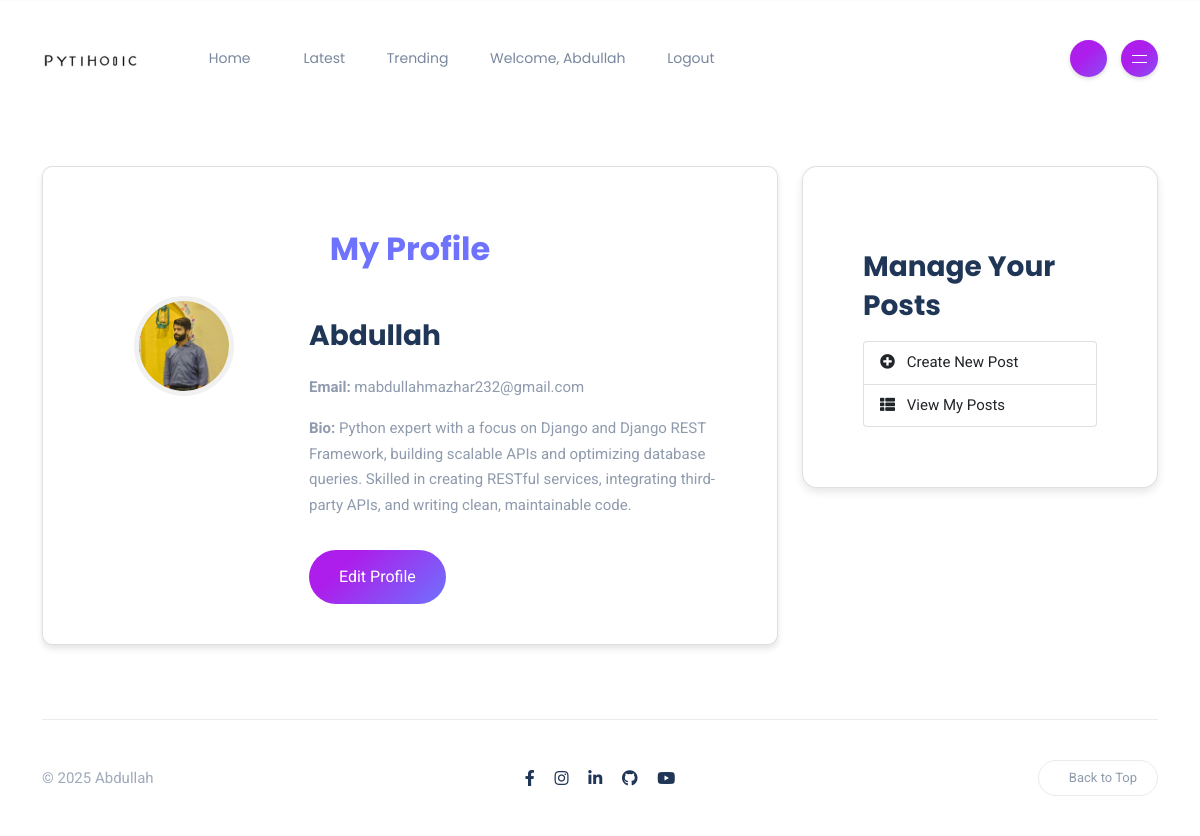
Screenshot of /profile/ (signed in) with the database file from the repository.
### blog/models.py (models this page shows)
class User(AbstractUser):
    name = models.CharField(max_length=255, blank=True, null=True)
    bio = models.TextField(blank=True, null=True)
    image = models.ImageField(upload_to='profile_images/', blank=True, null=True)
    def __str__(self):
        return self.username.capitalize()

### blog/views.py (the view)
# urls.py: path('profile/', profile, name='profile'),
@login_required
def profile(request):
    return render(request, "user/profile.html", context={"user": request.user})

### blog/context_processors.py (called while the page is built)
def categories(request):
    categories = Category.objects.values("slug", "name")[:5]
    return {'categories': categories}

### blog/templates/user/profile.html
{% extends 'base.html' %}
{% load static %}
{% block content %}
<div class="container mt-5">
    <div class="row justify-content-center">
        <div class="col-md-8">
            <div class="card profile-card mb-4">
                <div class="card-body">
                    <h2 class="text-center mb-4">My Profile</h2>
                    <div class="row">
                        {% if user.image %}
                        <div class="col-md-4 text-center">
                            <img src="{{ user.image.url }}" class="rounded-circle profile-img mb-3" alt="Profile Image" style="width: 100px; height: 100px;">
                        </div>
                        {% endif %}
                        <div class="col-md-8">
                            <h3>{{ user.name }}</h3>
                            <p><strong>Email:</strong> {{ user.email }}</p>
                            <p><strong>Bio:</strong> {{ user.bio }}</p>
                            <a href="{% url 'edit_profile' %}" class="btn btn-primary mt-3">Edit Profile</a>
                        </div>
                    </div>
                </div>
            </div>
        </div>
<div class="col-md-4">
    <div class="card sidebar-card">
        <div class="card-body">
            <h3 class="sidebar-title mb-3">Manage Your Posts</h3>
            <div class="list-group">
                <a href="{% url 'create_post' %}" class="list-group-item list-group-item-action">
                    <i class="fas fa-plus-circle me-2"></i> Create New Post
                </a>
                <a href="{% url 'user_posts' %}" class="list-group-item list-group-item-action">
                    <i class="fas fa-th-list me-2"></i> View My Posts
                </a>
            </div>
        </div>
    </div>
</div>
    </div>
</div>
{% endblock %}

### blog/templates/base.html (shortened to what this page needs)
{% load static %}
<!DOCTYPE html>
<html lang="en">
<head>
    <link rel="stylesheet" href="{% static 'css/bootstrap.min.css' %}">
    <link rel="stylesheet" href="https://cdnjs.cloudflare.com/ajax/libs/font-awesome/5.15.3/css/all.min.css">
    <link rel=" stylesheet" href="{% static 'css/slick.css' %}">
    <link rel="stylesheet"
     href="https://cdnjs.cloudflare.com/ajax/libs/simple-line-icons/2.5.5/css/simple-line-icons.min.css">
    <link rel="stylesheet" href="{% static 'style.css' %}">
</head>
<body>
    <div class="site-wrapper">
        <header class="header-default">
            <nav class="navbar navbar-expand-lg">
                <div class="container-xl">
                    <a href="{% url 'home' %}" class="navbar-brand">
                        <img src="{% static 'images/py-logo.png' %}" alt="">
                    </a>
                    <div class="collapse navbar-collapse">
                        <ul class="navbar-nav mr-auto">
                            <li class="nav-item dropdown {% if request.path == '/' %}active{% endif %}">
                                <a href="{% url 'home' %}" class="nav-link dropdown-toggle">Home</a>
                            </li>
                            <li class="nav-item {% if request.path == '/blog/' %}active{% endif %}">
                                <a href="{% url 'blog_posts' %}" class="nav-link">Latest</a>
                            </li>
                            <li class="nav-item {% if '#trending-section' in request.path %}active{% endif %}">
                                <a href="{% url 'home' %}#trending-section" class="nav-link">Trending</a>
                            </li>
                            {% if user.is_authenticated %}
                                <li class="nav-item">
                                    <a href="{% url 'profile' %}" class="nav-link">Welcome, {{ user }}</a>
                                </li>
                                <li class="nav-item">
                                    <a href="{% url 'logout' %}" class="nav-link">Logout</a>
                                </li>
                            {% endif %}
                        </ul>
                    </div>
                    <div class="header-right">
                        <div class="header-buttons">
                            <button class="search icon-button">
                            </button>
                            <button class="burger-menu icon-button">
                                <span class="burger-icon"></span>
                            </button>
                        </div>
                    </div>
                </div>
            </nav>
        </header>
        {% block content %}
        {% endblock%}
    <footer>
        <div class="container-xl">
            <div class="footer-inner">
                <div class="row d-flex align-items-center gy-4">
                    <div class="col-md-4">
                        <span class="copyright">&copy; 2025 Abdullah </span>
                    </div>
                    <div class="col-md-4 text-center">
                        <ul class="social-icons list-unstyled list-inline mb-0">
                            <li class="list-inline-item">
                                <a href="">
                                    <i class="fab fa-facebook-f"></i>
                                </a>
                            </li>
                            <li class="list-inline-item">
                                <a href="#">
                                    <i class="fab fa-instagram"></i>
                                </a>
                            </li>
                            <li class="list-inline-item">
                                <a href="https://www.linkedin.com/in/muhammad-abdullah-mazhar/">
                                    <i class="fab fa-linkedin-in"></i>
                                </a>
                            </li>
                            <li class="list-inline-item">
                                <a href="#">
                                    <i class="fab fa-github"></i>
                                </a>
                            </li>
                            <li class="list-inline-item">
                                <a href="#">
                                    <i class="fab fa-youtube"></i>
                                </a>
                            </li>
                        </ul>
                    </div>
                    <div class="col-md-4">
                        <a href="#" id="return-to-top" class="float-md-end">
                            Back to Top
                        </a>
                    </div>
                </div>
            </div>
        </div>
    </footer>
</body>
</html>

### blog/static/style.css (style rules this page uses)
body { color: #8f9bad; background-color: #fff; font-family: 'Roboto', sans-serif; font-size: 15px; line-height: 1.7; overflow-x: hidden; -webkit-font-smoothing: antialiased; }
img { max-width: 100%; height: cover; }
.text-center { text-align: center; }
h1, h2, h3, h4, h5, h6 { color: #203656; font-family: 'Poppins', sans-serif; font-weight: 700; line-height: 1.4; margin: 20px 0; }
a { color: #ad1deb; outline: 0; text-decoration: none; transition: all 0.3s ease-in-out; }
.header-default { padding: 40px 0; position: relative; width: 100%; }
.header-default .navbar-nav { margin-left: 50px; }
.header-default.clone { position: fixed; top: 0; left: 0; background: #fff; border-bottom: 1px solid #ebebeb; right: 0; padding: 25px 0; transform: translateY(-100%); transition: 0.2s transform cubic-bezier(0.3, 0.73, 0.3, 0.7); z-index: 4; }
.navbar { padding: 0; }
.navbar-nav { font-family: 'Poppins', sans-serif; font-size: 14px; }
.navbar-nav .nav-link { padding: 0.439rem 1rem; color: #79889e; }
.navbar-brand { padding-top: 0; padding-bottom: 0; margin-right: 0; }
.dropdown-toggle::after { display: inline-block; margin-left: 5px; vertical-align: middle; font-size: 8px; border-top: transparent; border-right: transparent; border-bottom: 0; border-left: transparent; content: ""; font-family: "simple-line-icons"; }
.burger-icon::before, .burger-icon::after { content: ""; background: #fff; display: block; margin: auto; height: 1px; width: 15px; }
.burger-icon::before { margin-bottom: 6px; }
.burger-icon::after { margin-top: 6px; }
.header-right .header-buttons { display: inline-block; margin-left: 50px; }
.header-right .header-buttons button { margin-left: 10px; }
.header-right .header-buttons button:first-child { margin-left: 0; }
@media (min-width: 992px) { .navbar-expand-lg .navbar-nav .nav-link { padding-right: 1.3rem; padding-left: 1.3rem; } }
@media (min-width: 1200px) { .container-xl { max-width: 1140px; } }
button { transition: all 0.3s ease-in-out; }
.icon-button { color: #fff; border: 0; border-radius: 50%; background-color: #6e72fc; background-image: linear-gradient(315deg, #6e72fc 0%, #ad1deb 74%); background-size: auto 200%; display: inline-flex; justify-content: center; align-items: center; height: 37px; line-height: 39px; text-align: center; vertical-align: middle; width: 37px; box-shadow: 0px 2px 4px 0px rgba(0, 0, 0, 0.15); transition: all 0.2s ease-in-out; outline: none; }
.social-icons a { font-size: 16px; color: #203656; }
.social-icons li:not(:last-child) { margin-right: 1rem; }
.btn { color: #fff; border: 0; border-radius: 25px; font-family: 'Roboto', sans-serif; font-size: 14px; font-weight: 400; overflow: hidden; position: relative; display: inline-block; vertical-align: middle; white-space: nowrap; text-align: center; transition: all 0.3s ease-in-out; }
footer { margin-top: 50px; }
footer .footer-inner { border-top: 1px solid #ebebeb; padding: 40px 0; }
footer .footer-inner .copyright { color: #9faabb; }
#return-to-top { color: #8f9bad; font-size: 13px; border: 1px solid #ebebeb; text-decoration: none; border-radius: 25px; padding: 6px 20px; z-index: 4; transition: all 0.3s ease-in-out; }
.btn-primary { background: linear-gradient(315deg, #6e72fc 0%, #ad1deb 74%); color: #fff; border: none; border-radius: 30px; padding: 15px 30px; font-size: 16px; cursor: pointer; transition: all 0.3s ease-in-out; display: inline-block; text-align: center; }
.card { border-radius: 15px; box-shadow: 0 4px 8px rgba(0, 0, 0, 0.1); padding: 40px; }
.card-body { background-color: #fff; padding: 20px; }
h2 { color: #6e72fc; margin-bottom: 30px; }
.btn-primary { margin-top: 15px; }
.profile-card { border-radius: 10px; box-shadow: 0 4px 6px rgba(0, 0, 0, 0.1); padding: 20px; }
.profile-img { width: 150px; height: 150px; object-fit: cover; border: 5px solid #f1f1f1; }

### rows the page displays
User: username "Abdullah", image (picture), name "Abdullah", email "mabdullahmazhar232@gmail.com", bio "Python expert with a focus on Django and Django REST Framework, building scalable APIs and optimizing database queries. Skilled in creating RESTful services, integrating third-party APIs, and writing clean, maintainable code."
